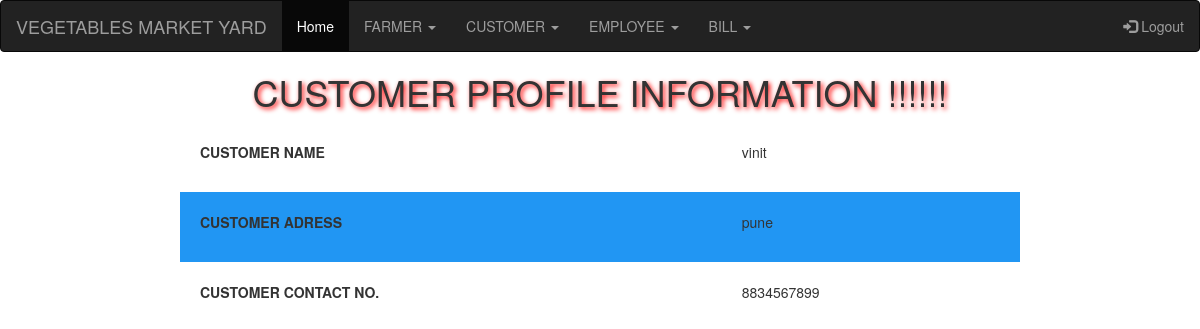
The page /view_customer.php?id=7 (signed in) on the database its author committed.
### tables this page shows
CREATE TABLE IF NOT EXISTS `customer` (
`cno` int(20) NOT NULL,
  `cname` varchar(20) NOT NULL,
  `cadd` varchar(20) NOT NULL,
  `mno` varchar(20) NOT NULL
);

### view_customer.php (the view, shortened to what this page needs)
?><?php
 include("includes/connect.php");
?>
<!DOCTYPE html PUBLIC "-//W3C//DTD XHTML 1.0 Transitional//EN" "http://www.w3.org/TR/xhtml1/DTD/xhtml1-transitional.dtd">
<html xmlns="http://www.w3.org/1999/xhtml">
<head>
</head>
<?php
 include("navbar.php");
?>
<h1 style="; /* [disabled]background-color:#2196F3; */"><center>CUSTOMER PROFILE INFORMATION !!!!!!</center></h1>
<body>
<?php
 include("includes/connect.php");
 if(isset($_GET['id']))
{
	$view_id = $_GET['id'];
 $result = mysqli_query($con,$result = "select * from customer where cno='$view_id'");
	 while($row = mysqli_fetch_array($result))
{
	$cname = $row["cname"];
	$cadd = $row["cadd"];
	$mno = $row["mno"];
?>
<table width="65%" align="center" cellpadding="5" cellspacing="15">
<tr><td>
<p><b>CUSTOMER NAME</b></td><td>&nbsp;&nbsp;<?php echo $cname; ?></p></td> </tr>
<tr><td>
<p><b>CUSTOMER ADRESS</b></td><td>&nbsp;&nbsp;<?php echo $cadd; ?></p></td> </tr>
<tr><td>
<p><b>CUSTOMER CONTACT NO.</b></td><td>&nbsp;&nbsp;<?php echo $mno; ?></p>
</table>
<?php } }?>
</body>
</html>

### view_customer.php (style rules this page uses)
h1 { text-shadow: 2px 2px 5px red; text-align:center; font-family:"Lucida Sans Unicode", "Lucida Grande", sans-serif; border:5px; margin-bottom:30px; }
table { border-collapse: collapse; width: 70%; margin-left:15%; }
th, td { text-align: left; padding: 20px; }
tr:nth-child(even) { background-color: #2196F3 }

### rows shown on the page
customer: cname "vinit", cadd "pune", mno "8834567899"
